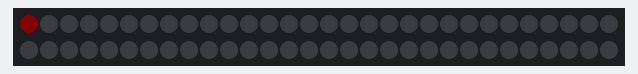
The sketch below on a simulated Arduino Nano, built with avr-gcc and run on an emulated ATmega328P. Parts: 60 RGB LEDs in strip order, left to right, continuing on the next row. Dim RGB values are drawn brighter than linear.

Above: at 0.1 s.
At 0.7 s:
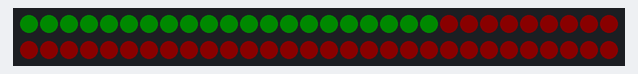
At 1.6 s:
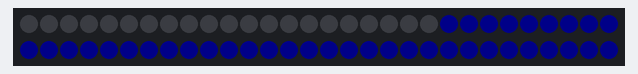

The sketch:

default_LEDs.ino
```cpp
/******************************************************************************
* PlanteRGB - Austin Hodgin, Travis Hodgin, Max Schmidt, Zach Lerew
* Please make sure you are using the correct Controller in the Arduino IDE.
* Make sure your USB type is Serial, running at speed 9600
* Input should look like: led_idx,red_value,green_value,blue_value as a
* series of bytes
*******************************************************************************/
#include <Wire.h>
#include "Arduino.h"
#include "FastLED.h"

#define NUM_LEDS 60       // adjust to your length of LED strip*/
#define LED_DATA_PIN 2    // adjust to the used pin (Arduino nano pin 2 = D2)
#define DEVICE_ID 3       // DEVICE_ID ranges from min (Pi reserves 0-2) 3
                          // to max 127 (7 bit addresses, defined by Atmel C libs)

CRGB leds[NUM_LEDS];      // color object for setup testing
unsigned char led_idx;

void setup() {
  FastLED.addLeds<NEOPIXEL, LED_DATA_PIN>(leds, NUM_LEDS);  // initialize LEDs
  //Serial.begin(9600);                                     // open the serial port at 9600 bps
                                                            // to send to the serial monitor for debugging if necessary
  Wire.onReceive(receiveEvent);                             // Action upon recieving data (as interrupt)
  Wire.setClock(400000);

  // Fancy setup animation & test each LED
  for (int i = 0; i < NUM_LEDS; i++){
    leds[i].red = 10;
    leds[i].green = 0;
    leds[i].blue = 0;
    FastLED.show();
    delay(5);
  }
  for (int i = 0; i < NUM_LEDS; i++){
    leds[i].red = 0;
    leds[i].green = 10;
    leds[i].blue = 0;
    FastLED.show();
    delay(5);
  }
  for (int i = 0; i < NUM_LEDS; i++){
    leds[i].red = 0;
    leds[i].green = 0;
    leds[i].blue = 10;
    FastLED.show();
    delay(5);
  }
  for (int i = 0; i < NUM_LEDS; i++){
    leds[i] = CRGB::Black;
    FastLED.show();
    delay(5);
  }
  delay(1000);

  Wire.begin(DEVICE_ID);                                // Set Arduino up as an I2C slave at address defined above

  //Serial.println("Ready!");
}

void loop() {   // Do nothing until I2C serial arrives
}

void receiveEvent(int numBytes) {     // At I2C rx interrupt, do this

  if (numBytes == 4) {

    while(Wire.available() > 0) {

      led_idx = Wire.read();
      leds[led_idx].red = Wire.read();
      leds[led_idx].green = Wire.read();
      leds[led_idx].blue = Wire.read();
      FastLED.show();

      //Serial.println("#");
      //Serial.println(led_idx);
      //Serial.println(leds[led_idx].red);
      //Serial.println(leds[led_idx].green);
      //Serial.println(leds[led_idx].blue);
    }
  }
}
```
